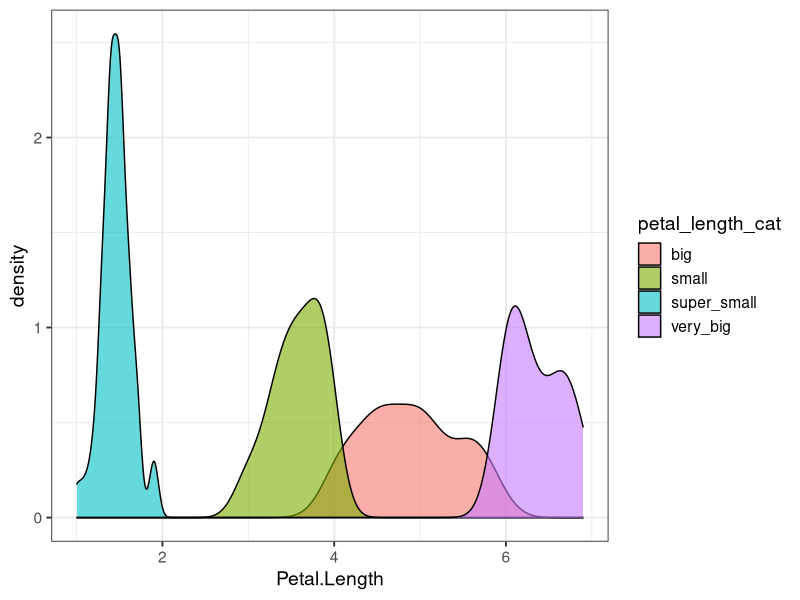

Recreate this plot in R.
## ---- chunk 1
library("tidyverse")
ggplot2::theme_set(ggplot2::theme_bw(14))
## ---- chunk 2
summary(iris$Petal.Length)
## ---- chunk 3
iris %>%
  as_tibble() %>%
  mutate(
    petal_length_cat = case_when(
      Petal.Length < 2 ~ "super_small",
      Petal.Length < 4 ~ "small",
      Petal.Length < 6 ~ "big",
      TRUE ~ "very_big")) %>%
  ggplot(aes(x = Petal.Length,
             fill = petal_length_cat)) +
  geom_density(alpha = 0.6)
